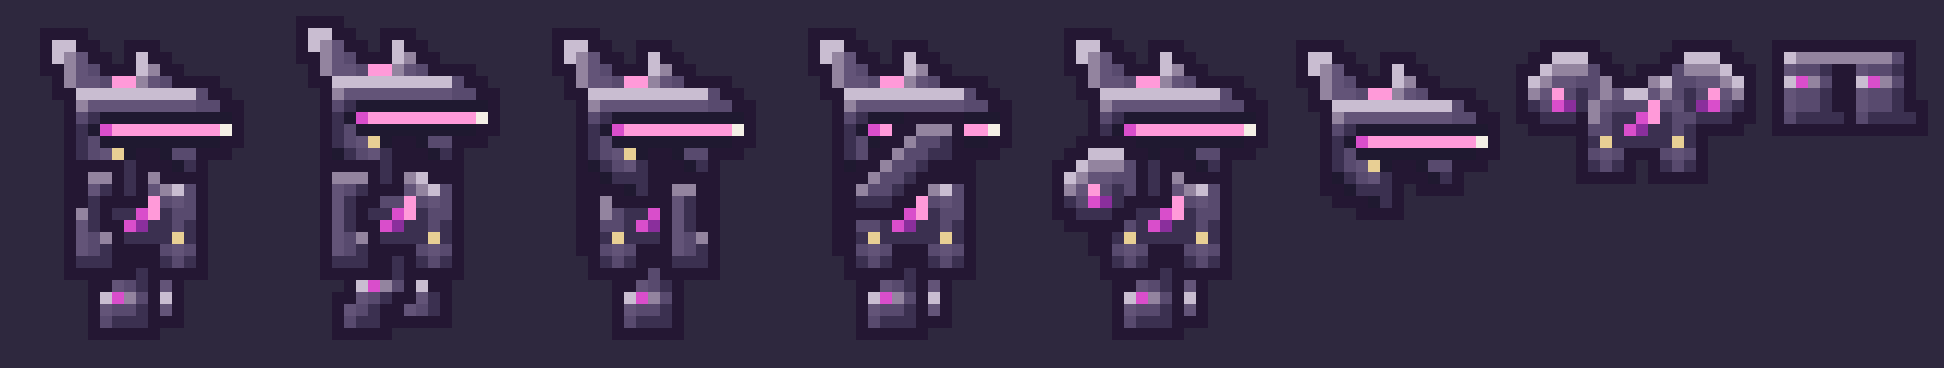

The Python source for this figure:
"""Inspection only: composite the Upheaval sheets onto a few player frames.

uv run --with pillow --python 3.12 python Art/concepts/upheaval/preview.py
"""
from pathlib import Path
from PIL import Image

HERE = Path(__file__).parent
K = 6
BG = (46, 40, 62, 255)

head = Image.open(HERE / "UpheavalHelm_Head.png").convert("RGBA")
body = Image.open(HERE / "UpheavalPlate_Body.png").convert("RGBA")
legs = Image.open(HERE / "UpheavalGreaves_Legs.png").convert("RGBA")


def cell(sheet, cx, cy):
    return sheet.crop((cx * 40, cy * 56, cx * 40 + 40, cy * 56 + 56))


def frame(f, arm=(2, 0), back_arm=(7, 2)):
    out = Image.new("RGBA", (40, 56))
    out.alpha_composite(cell(body, *back_arm))
    out.alpha_composite(legs.crop((0, f * 56, 40, f * 56 + 56)))
    out.alpha_composite(cell(body, 0, 0))
    out.alpha_composite(head.crop((0, f * 56, 40, f * 56 + 56)))
    out.alpha_composite(cell(body, *arm))
    return out


frames = [frame(0), frame(8, (7, 0)), frame(12, (8, 0)), frame(0, (4, 0)), frame(0, (0, 1))]
icons = [Image.open(HERE / f"{n}.png").convert("RGBA")
         for n in ("UpheavalHelm", "UpheavalPlate", "UpheavalGreaves")]

W = len(frames) * (40 * K + 16) + sum(i.width * K + 16 for i in icons) + 16
sheet = Image.new("RGBA", (W, 56 * K + 32), BG)
x = 16
for fr in frames:
    sheet.alpha_composite(fr.resize((40 * K, 56 * K), Image.NEAREST), (x, 16))
    x += 40 * K + 16
for ic in icons:
    sheet.alpha_composite(ic.resize((ic.width * K, ic.height * K), Image.NEAREST), (x, 40))
    x += ic.width * K + 16
sheet.save(HERE / "preview.png")

full = Image.new("RGBA", (360 * 3, 224 * 3), BG)
full.alpha_composite(body.resize((360 * 3, 224 * 3), Image.NEAREST))
full.save(HERE / "preview_body.png")
legstrip = Image.new("RGBA", (20 * 40 * 3, 20 * 3), BG)
for f in range(20):
    legstrip.alpha_composite(legs.crop((0, f * 56 + 36, 40, f * 56 + 56)).resize((120, 60), Image.NEAREST), (f * 120, 0))
legstrip.save(HERE / "preview_legs.png")
